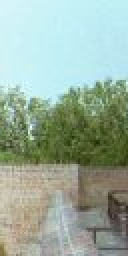
#> input picture 00000003a.png, 64 x 128 px, given as the content of the folder DATAIMAGE/positive, which was not available (shown 2 times larger)
$ python results.py
#> lines starting #> are read from the running program, lines starting #| are printed output that depends on the picture
import sns as sns
from matplotlib import pyplot as plt
from skimage.feature import hog
import joblib
import glob
import os
import cv2
from sklearn.svm import LinearSVC
from sklearn.model_selection import train_test_split
from sklearn.metrics import accuracy_score, confusion_matrix
import numpy as np

train_data = []
train_labels = []
pos_im_path = 'DATAIMAGE/positive'
neg_im_path = 'DATAIMAGE/negative'
model_path = 'models.dat'

# Load the positive features
for filename in glob.glob(os.path.join(pos_im_path, "*.png")):
    fd = cv2.imread(filename, 0)
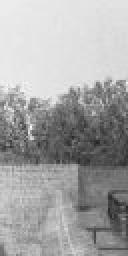
#> fd: shape (128, 64) (shown 2 times larger); min 34, max 248, mean 165.6
    fd = cv2.resize(fd, (64, 128))
    fd = hog(fd, orientations=9, pixels_per_cell=(8, 8), visualize=False, cells_per_block=(3, 3))
#> fd = 6804 values, max 0.349 at index 1686, min 0 at index 6, mean 0.0884
    train_data.append(fd)
    train_labels.append(1)

# Load the negative features
for filename in glob.glob(os.path.join(neg_im_path, "*.jpg")):
    fd = cv2.imread(filename, 0)
    fd = cv2.resize(fd, (64, 128))
    fd = hog(fd, orientations=9, pixels_per_cell=(8, 8), visualize=False, cells_per_block=(3, 3))
    train_data.append(fd)
    train_labels.append(0)

train_data = np.float32(train_data)
train_labels = np.array(train_labels)

# Split the data into training and testing sets
#> (the run stopped early here; a loop or call above may not have finished)

$ run again, on crop001001c.png
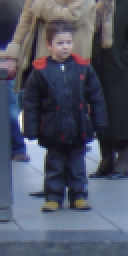
#> input picture crop001001c.png, 64 x 128 px, given as the content of the folder DATAIMAGE/positive, which was not available (shown 2 times larger)
#> `fd = cv2.imread(filename, 0)`:
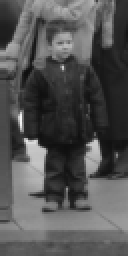
#> fd: shape (128, 64) (shown 2 times larger); min 14, max 246, mean 83
#> `fd = hog(fd, orientations=9, pixels_per_cell=(8, 8), visualize=False, ..`: fd = 6804 values, max 0.485 at index 2565, min 0 at index 1, mean 0.0785

$ run again, on crop001002a.png
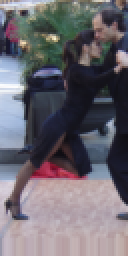
#> input picture crop001002a.png, 64 x 128 px, given as the content of the folder DATAIMAGE/positive, which was not available (shown 2 times larger)
#> `fd = cv2.imread(filename, 0)`:
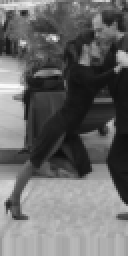
#> fd: shape (128, 64) (shown 2 times larger); min 14, max 252, mean 104.8
#> `fd = hog(fd, orientations=9, pixels_per_cell=(8, 8), visualize=False, ..`: fd = 6804 values, max 0.392 at index 5512, min 0 at index 1, mean 0.0804

$ run again, on crop001003a.png
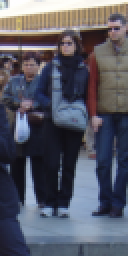
#> input picture crop001003a.png, 64 x 128 px, given as the content of the folder DATAIMAGE/positive, which was not available (shown 2 times larger)
#> `fd = cv2.imread(filename, 0)`:
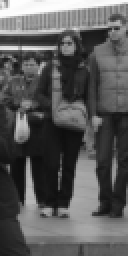
#> fd: shape (128, 64) (shown 2 times larger); min 14, max 254, mean 88.9
#> `fd = hog(fd, orientations=9, pixels_per_cell=(8, 8), visualize=False, ..`: fd = 6804 values, max 0.434 at index 58, min 0 at index 10, mean 0.0748
